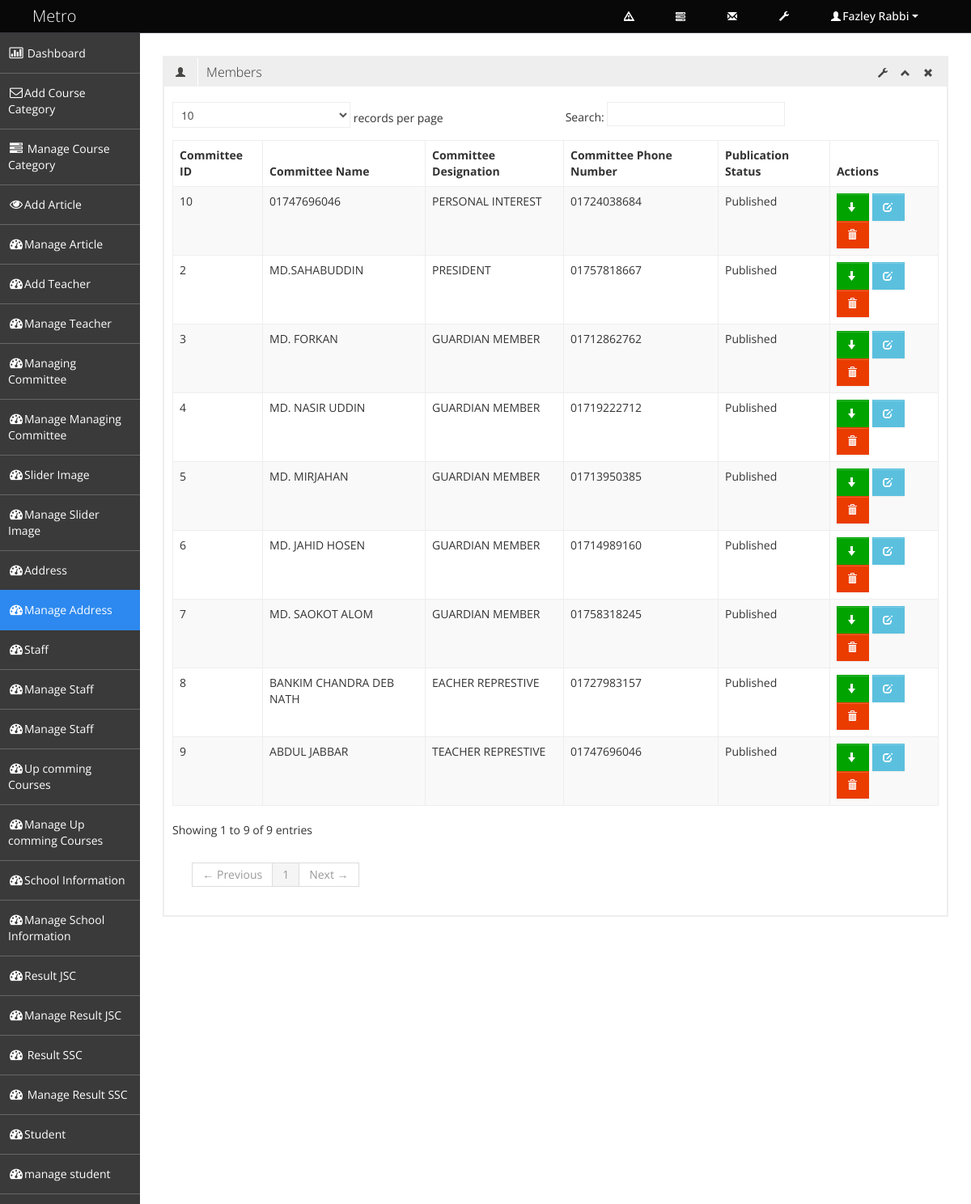
The app's page /admin/manage_address.php (signed in) with its own data.
### tables this page shows
CREATE TABLE IF NOT EXISTS `tbl_managing_committee` (
  `committee_id` int(3) NOT NULL AUTO_INCREMENT,
  `committee_name` varchar(100) NOT NULL,
  `committee_designation` varchar(100) NOT NULL,
  `committee_number` varchar(15) NOT NULL,
  `committee_photo` text NOT NULL,
  `publication_status` tinyint(1) NOT NULL,
  PRIMARY KEY (`committee_id`)
);

### admin/manage_address.php (called while the page is built, shortened)
<?php
include './admin_master.php';

### classes/super_admin.php (called while the page is built, shortened)
<?php
class Super_admin {
    protected $db_connect;
    public function __construct() {
        $host_name = 'localhost';
        $user_name = 'root';
        $password = 'wamp';
        $db_name = 'db_school_manage_system';
        $this->db_connect = mysqli_connect($host_name, $user_name, $password, $db_name);
    }
    public function select_all_committee() {
        $sql = "SELECT * FROM tbl_managing_committee";
        if (mysqli_query($this->db_connect, $sql)) {
            $query_result = mysqli_query($this->db_connect, $sql);
            return $query_result;
        } else {
            die('Query Problem' . mysqli_error($this->db_connect));
        }
    }
}

### admin/pages/manage_address_content.php (the view, shortened to what this page needs)
<?php
$query_result = $obj_sup_admin->select_all_committee();
?>
<div class="row-fluid sortable">
    <div class="box span12">
        <div class="box-header" data-original-title>
            <h2><i class="halflings-icon user"></i><span class="break"></span>Members</h2>
            <div class="box-icon">
                <a href="#" class="btn-setting"><i class="halflings-icon wrench"></i></a>
                <a href="#" class="btn-minimize"><i class="halflings-icon chevron-up"></i></a>
                <a href="#" class="btn-close"><i class="halflings-icon remove"></i></a>
            </div>
        </div>
        <div class="box-content">
            <table class="table table-striped table-bordered bootstrap-datatable datatable">
                <thead>
                    <tr>
                        <th>Committee ID</th>
                        <th>Committee Name</th>
                        <th>Committee Designation</th>
                        <th>Committee Phone Number</th>
                        <th>Publication Status</th>
                        <th>Actions</th>
                    </tr>
                </thead>
                <tbody>
                    <?php while ($committee_info = mysqli_fetch_assoc($query_result)) { ?>
                        <tr>
                            <td><?php echo $committee_info['committee_id']; ?></td>
                            <td class="center"><?php echo $committee_info['committee_name']; ?></td>
                            <td class="center"><?php echo $committee_info['committee_designation']; ?></td>
                            <td class="center"><?php echo $committee_info['committee_number']; ?></td>
                            <td class="center">
                                <?php
                                if ($committee_info['publication_status'] == 1) {
                                    echo 'Published';
                                } else {
                                    echo 'Unpublished';
                                }
                                ?>
                            </td>
                            <td class="center">
                                <?php if ($committee_info['publication_status'] == 1) { ?>
                                    <a class="btn btn-success" href="?status=unpublished&&id=<?php echo $committee_info['committee_id']; ?>" title="Unpublished">
                                        <i class="halflings-icon white arrow-down"></i>
                                    </a>
                                <?php } else { ?>
                                    <a class="btn btn-danger" href="?status=published&&id=<?php echo $committee_info['committee_id']; ?>" title="Published">
                                        <i class="halflings-icon white arrow-up"></i>
                                    </a>
                                <?php } ?>
                                <a class="btn btn-info" href="edit_committee.php?id=<?php echo $committee_info['committee_id']; ?>" title="Edit">
                                    <i class="halflings-icon white edit"></i>
                                </a>
                                <a class="btn btn-danger" href="?status=delete&&id=<?php echo $committee_info['committee_id']; ?>" title="Delete" onclick="return check_delete_info();">
                                    <i class="halflings-icon white trash"></i>
                                </a>
                            </td>
                        </tr>
                    <?php } ?>
                </tbody>
            </table>
        </div>
    </div>
</div>

### assets/admin_assets/css/style.css (style rules this page uses)
body { background: #F5F5F5; color: #333; border: none; font-family: 'Open Sans', sans-serif; font-weight: 400; }
h2 { font-size: 16px; line-height: 16px; }
.box { border: 2px solid #eee; background: #fff !important; margin-bottom: 28px; }
.box-header { height: 16px; font-size: 16px; line-height: 16px; padding: 10px; background: #eee; -webkit-box-shadow: none; -moz-box-shadow: none; box-shadow: none; overflow: hidden; }
.box-header h2 { float:left; margin-top: 0px; font-weight: 300; }
.box-header h2 i { margin: 0px 3px 0px 4px; opacity: .8; filter: alpha(opacity=80); -ms-filter:"progid:DXImageTransform.Microsoft.Alpha(Opacity=80)"; }
.box-header .box-icon { float:right; margin-top: 1px; }
.box-header .box-icon i { -webkit-transition: all 0.1s ease-in-out; -moz-transition: all 0.1s ease-in-out; -o-transition: all 0.1s ease-in-out; -ms-transition: all 0.1s ease-in-out; transition: all 0.1s ease-in-out; opacity: .8; filter: alpha(opacity=80); -ms-filter:"progid:DXImageTransform.Microsoft.Alpha(Opacity=80)"; }
.box-header .box-icon a { margin: 0px 5px; }
.box-content { position: relative; z-index: 50; margin-top: -1px; padding: 10px; background: #fff !important; }
.btn { display: inline-block; padding: 6px 12px; margin-bottom: 0; font-size: 14px; font-weight: 500; line-height: 20px; text-align: center; white-space: nowrap; vertical-align: middle; cursor: pointer; border: 1px solid #a7a9aa; -webkit-border-radius: 0px !important; border-radius: 0px !important; }
.btn i { margin-top: 2px; }
.btn { color: #ffffff; background-color: #a7a9aa; border-color: #a7a9aa; background-image: none; filter: none; text-shadow: none; }
.btn-danger { background-color: #EB3C00; border-color: #EB3C00; }
.btn-success { background-color: #00A300; border-color: #00A300; }
.btn-info { background-color: #5bc0de; border-color: #5bc0de; }
.table th, .table td { border-top: 1px solid #eee; }
.table-bordered { border-color: #eee; -webkit-border-radius: 0px !important; -moz-border-radius: 0px !important; border-radius: 0px !important; }
.table-bordered th, .table-bordered td { border-left: 1px solid #eee; }
.table-bordered thead:first-child tr:first-child > th:first-child, .table-bordered tbody:first-child tr:first-child > td:first-child, .table-bordered tbody:first-child tr:first-child > th:first-child { -webkit-border-radius: 0px !important; -moz-border-radius: 0px !important; border-radius: 0px !important; }
.table-bordered thead:first-child tr:first-child > th:last-child, .table-bordered tbody:first-child tr:first-child > td:last-child, .table-bordered tbody:first-child tr:first-child > th:last-child { -webkit-border-radius: 0px !important; -moz-border-radius: 0px !important; border-radius: 0px !important; }
.table-bordered thead:last-child tr:last-child > th:first-child, .table-bordered tbody:last-child tr:last-child > td:first-child, .table-bordered tbody:last-child tr:last-child > th:first-child, .table-bordered tfoot:last-child tr:last-child > td:first-child, .table-bordered tfoot:last-child tr:last-child > th:first-child { -webkit-border-radius: 0px !important; -moz-border-radius: 0px !important; border-radius: 0px !important; }
.table-bordered thead:last-child tr:last-child > th:last-child, .table-bordered tbody:last-child tr:last-child > td:last-child, .table-bordered tbody:last-child tr:last-child > th:last-child, .table-bordered tfoot:last-child tr:last-child > td:last-child, .table-bordered tfoot:last-child tr:last-child > th:last-child { -webkit-border-radius: 0px !important; -moz-border-radius: 0px !important; border-radius: 0px !important; }

### assets/admin_assets/css/halflings.css (style rules this page uses)
html, html .halflings { -webkit-font-smoothing: antialiased !important; }
.halflings-icon { display: inline-block; width: 14px; height: 14px; line-height: 14px; vertical-align: text-top; background-image: url(../img/glyphicons_halflings.svg); background-position: 0 0; background-repeat: no-repeat; vertical-align: top; *display: inline; *zoom: 1; *margin-right: .3em; }
.halflings-icon.white { background-image: url(../img/glyphicons_halflings-white.svg); }
.halflings-icon.user { background-position: -168px 0; }
.halflings-icon.remove { background-position: -312px 0; }
.halflings-icon.trash { background-position: -456px 0; }
.halflings-icon.edit { background-position: -96px -72px; }
.halflings-icon.arrow-down { background-position: -312px -96px; }
.halflings-icon.chevron-up { background-position: -288px -120px; }
.halflings-icon.wrench { background-position: -360px -144px; }

### records on screen
tbl_managing_committee: committee_id "2", committee_name "MD.SAHABUDDIN", committee_designation "PRESIDENT", committee_number "01757818667", publication_status "Published"
tbl_managing_committee: committee_id "3", committee_name "MD. FORKAN", committee_designation "GUARDIAN MEMBER", committee_number "01712862762", publication_status "Published"
tbl_managing_committee: committee_id "4", committee_name "MD. NASIR UDDIN", committee_designation "GUARDIAN MEMBER", committee_number "01719222712", publication_status "Published"
tbl_managing_committee: committee_id "5", committee_name "MD. MIRJAHAN", committee_designation "GUARDIAN MEMBER", committee_number "01713950385", publication_status "Published"
tbl_managing_committee: committee_id "6", committee_name "MD. JAHID HOSEN", committee_designation "GUARDIAN MEMBER", committee_number "01714989160", publication_status "Published"
tbl_managing_committee: committee_id "7", committee_name "MD. SAOKOT ALOM", committee_designation "GUARDIAN MEMBER", committee_number "01758318245", publication_status "Published"
tbl_managing_committee: committee_id "8", committee_name "BANKIM CHANDRA DEB NATH", committee_designation "EACHER REPRESTIVE", committee_number "01727983157", publication_status "Published"
tbl_managing_committee: committee_id "9", committee_name "ABDUL JABBAR", committee_designation "TEACHER REPRESTIVE", committee_number "01747696046", publication_status "Published"
tbl_managing_committee: committee_id "10", committee_name "01747696046", committee_designation "PERSONAL INTEREST", committee_number "01724038684", publication_status "Published"

### other values on screen
$_SESSION['admin_name'] "Fazley Rabbi"
